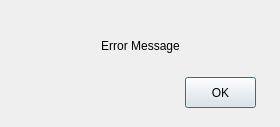
<?xml version="1.0" encoding="UTF-8"?>
<ui version="4.0">
 <class>ErrorDialog</class>
 <widget class="QDialog" name="ErrorDialog">
  <property name="geometry">
   <rect>
    <x>0</x>
    <y>0</y>
    <width>280</width>
    <height>127</height>
   </rect>
  </property>
  <property name="windowTitle">
   <string>Dialog</string>
  </property>
  <widget class="QPushButton" name="pushButton">
   <property name="geometry">
    <rect>
     <x>185</x>
     <y>77</y>
     <width>71</width>
     <height>31</height>
    </rect>
   </property>
   <property name="text">
    <string>OK</string>
   </property>
  </widget>
  <widget class="QLabel" name="errorMessage">
   <property name="geometry">
    <rect>
     <x>10</x>
     <y>20</y>
     <width>261</width>
     <height>51</height>
    </rect>
   </property>
   <property name="text">
    <string>Error Message</string>
   </property>
   <property name="alignment">
    <set>Qt::AlignmentFlag::AlignCenter</set>
   </property>
  </widget>
 </widget>
 <resources/>
 <connections/>
</ui>
